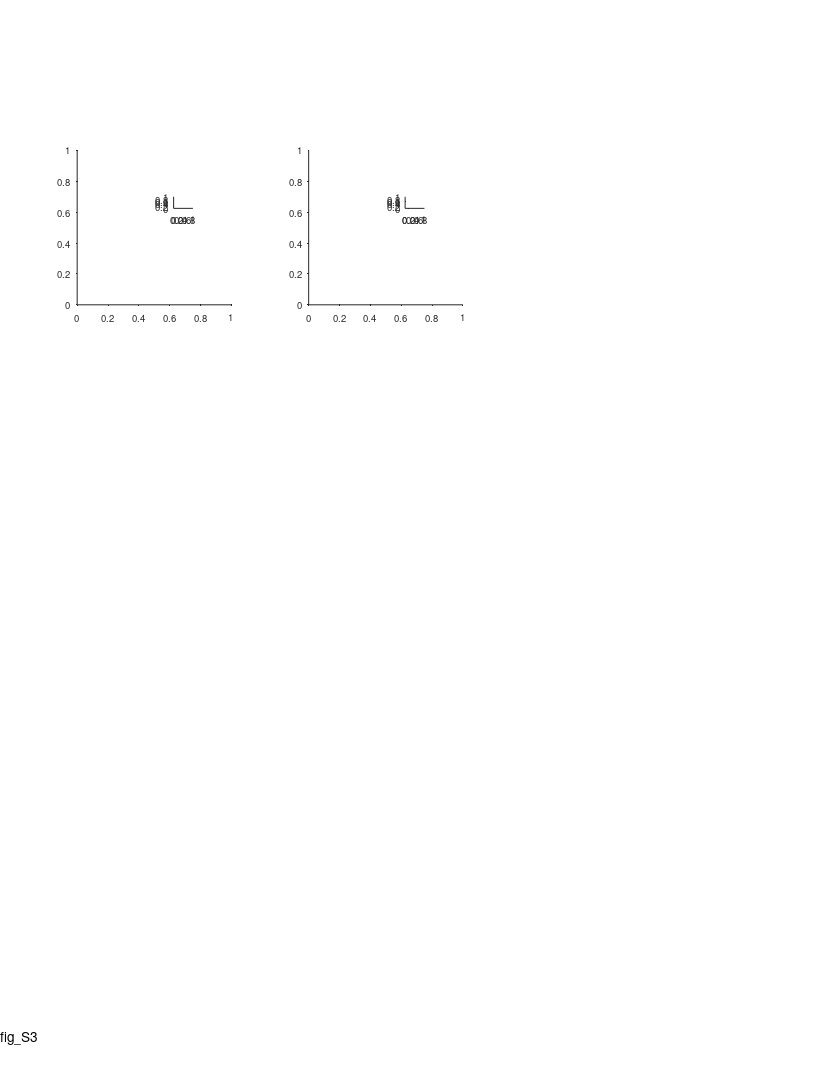

The MATLAB source for this figure: (Note: this script raises an error after producing the figure.)
%% Large Scale - supp fig - comparing the two arms

%%
clear 
clc

%% define output files
res_dir = 'L:\paper_figures';
mkdir(res_dir)
fig_name_str = 'fig_S3';
fig_caption_str = 'compare firing patterns between the two arms (long vs. short)';
log_name_str = [fig_name_str '_log_file' '.txt'];
log_name_str = strrep(log_name_str , ':', '-');
log_name_str = strrep(log_name_str , ' ', '_');
log_name_out = fullfile(res_dir, log_name_str);

%% open log file
diary off
diary(log_name_out)
diary on
disp('Log file');
disp(['created: ', datestr(clock)]);
disp('======================================================');
disp([fig_name_str ':' fig_caption_str]);
disp('======================================================');
disp('');

%% create figure
% =========================================================================
% figure_size_cm = [21.0 29.7]; % ~A4
figure_size_cm = [21.6 27.9]; % ~US letter
figure ;
% Some WYSIWYG options:
set(gcf,'DefaultAxesFontSize',7);
set(gcf,'DefaultAxesFontName','helvetica');
set(gcf,'DefaultAxesUnits','centimeters');
set(gcf,'PaperType','usletter')
% set(gcf,'PaperType','<custom>');
set(gcf,'PaperUnits','centimeters','PaperPosition',[0 0 figure_size_cm]);
set(gcf,'PaperOrientation','portrait');
set(gcf,'Units','centimeters','Position',get(gcf,'paperPosition')+[0 0 0 0]); % position on screen...
set(gcf, 'Renderer', 'painters');
set(groot, 'defaultAxesTickDir', 'out');
set(groot,  'defaultAxesTickDirMode', 'manual');
annotation('textbox', [0.5 1 0 0], 'String',fig_name_str, 'HorizontalAlignment','center','Interpreter','none', 'FitBoxToText','on');
pause(0.2); % workaround to solve matlab automatically changing the axes positions...

% create panels
panels_size = [4 4];
panel_A(1) = axes('position', [ 2 20 panels_size]);
panel_A(2) = axes('position', [ 8 20 panels_size]);
panel_A_legend(1) = axes('position', [ 4.5 22.5 0.5 0.3]);
panel_A_legend(2) = axes('position', [10.5 22.5 0.5 0.3]);

%% load population data
% =========================================================================
prm = PARAMS_GetAll();
cells_t = DS_get_cells_summary();
bats = [79,148,34,9861,2289];
cells_t(~ismember(cells_t.bat, bats ),:) = [];
cells = cellfun(@(c)(cell_load_data(c,'details')), cells_t.cell_ID, 'UniformOutput',0);
cells = [cells{:}];
cells = [cells.details];
cells(~contains({cells.brain_area}, 'CA1')) = [];
cells(~ismember([cells.ClusterQuality], [2])) = [];
cells = cellfun(@(c)(cell_load_data(c,'details','stats')), {cells.cell_ID}, 'UniformOutput',0);
cells = [cells{:}];
cells_details = [cells.details];
cells_ID = {cells_details.cell_ID};
stats = [cells.stats];
stats = [stats.all];
cells_ID([stats.meanFR_all]>prm.inclusion.interneuron_FR_thr)=[];
clear cells stats cells_details cells_t
cells = cellfun(@(c)(cell_load_data(c,'details','stats','meanFR','stats','inclusion','signif','fields','FR_map','Ipos')), cells_ID, 'UniformOutput',0);
cells = [cells{:}];
whos cells

%% load LM data
exp_ID = 'b2289_d180615';
exp = exp_load_data(exp_ID,'LM');
LM = exp.LM;
% LM( contains({LM.name},{'ball','enter'}) ) = [];
turn_point_LM = LM( contains({LM.name},{'turn-point'}) );

%% panel A - compare fields size between short/long arms
% arrange data
fields_size = builtin('cell',length(cells),2);
for ii_dir = 1:2
    for ii_cell = 1:length(cells)
        cell = cells(ii_cell);
        if ~cell.signif(ii_dir).TF % check signif per direction
            continue;
        end
        fields = cell.fields{ii_dir};
        fields([fields.in_low_speed_area]) = []; % remove fields in low speed area
        pos = [fields.loc];
        width = [fields.width_prc];
        pos_thr = turn_point_LM.pos_proj;
        IX1 = pos <  pos_thr;
        IX2 = pos >= pos_thr;
        fields_size{ii_cell,ii_dir,1} = width(IX1);
        fields_size{ii_cell,ii_dir,2} = width(IX2);
    end
end
nFields = cellfun(@length, fields_size);
nFields(nFields==0) = nan;

% plot
% figure
axes(panel_A(1));
cla
hold on
% text(-0.1,1.1, 'A', 'Units','normalized','FontWeight','bold');
for ii_dir = 1:2
    axes(panel_A(ii_dir));
%     subplot(1,2,ii_dir)
    cla
    hold on
    
    x1 = [fields_size{:,ii_dir,1}];
    x2 = [fields_size{:,ii_dir,2}];
    
    c = prm.graphics.colors.flight_directions{ii_dir};
    nBins = 15;
    h1 = histogram( x1 );
    h1.NumBins = nBins;
    h1.Normalization = 'pdf';
    h1.DisplayStyle = 'stairs';
    h1.EdgeColor = c;
    h1.LineWidth = 2; % long arm
    h2 = histogram( x2 );
    h2.NumBins = nBins;
    h2.Normalization = 'pdf';
    h2.DisplayStyle = 'stairs';
    h2.EdgeColor = c;
    h2.LineWidth = 1; % short arm
    [H,P_KS,KSSTAT] = kstest2(x1,x2);
    text(1,1,sprintf('P_{KS}=%.2f',P_KS),'Units','normalized','HorizontalAlignment','right','VerticalAlignment','top','FontSize',7);
    P_ranksum = ranksum(x1,x2);
%     text(1,0.9,sprintf('P_{Wilc}=%.2f',P_ranksum),'Units','normalized','HorizontalAlignment','right','VerticalAlignment','top','FontSize',7);
    ha=gca;
    ha.YLim(1) = 6e-4;
    ha.YScale = 'log';
    ha.XRuler.TickLabelGapOffset = -1;
    ha.TickLength = [0.03 0.03];
%     title("dir "+ii_dir);
    xlabel('Field size (m)', 'Units','normalized','Position',[0.5 -0.12]);
    ylabel('Probability');
end

%% add direction arrows
arrow_vec = 0.025*[-1 1];
arrow_y = 0.915*[1 1];
clear h
h(1)=annotation('arrow',      arrow_vec +0.18, arrow_y, 'Color', prm.graphics.colors.flight_directions{1});
h(2)=annotation('arrow', flip(arrow_vec)+0.46, arrow_y, 'Color', prm.graphics.colors.flight_directions{2});
[h.HeadWidth] = disperse([5 5]);
[h.HeadLength] = disperse([5 5]);

%% legend for long/short arms
for ii_dir = 1:2
    axes(panel_A_legend(ii_dir));
    cla
    hold on
    plot([1 2], [2 2], 'Color', prm.graphics.colors.flight_directions{ii_dir}, 'LineWidth', 2); % long arm
    plot([1 2], [1 1], 'Color', prm.graphics.colors.flight_directions{ii_dir}, 'LineWidth', 1); % shorty arm
    xlim([0.5 2.5])
    text(2.5, 1, 'Short arm', 'HorizontalAlignment','left','VerticalAlignment','middle','FontSize',7);
    text(2.5, 2, 'Long arm',  'HorizontalAlignment','left','VerticalAlignment','middle','FontSize',7);
    set(gca,'visible','off');
end

%% print/save the figure
fig_name_out = fullfile(res_dir, fig_name_str);
print(gcf, fig_name_out, '-dpdf', '-cmyk', '-painters');
% print(gcf, fig_name_out, '-dtiff', '-cmyk', '-painters');
% saveas(gcf , fig_name_out, 'fig');
disp('figure was successfully saved to pdf/tiff/fig formats');
